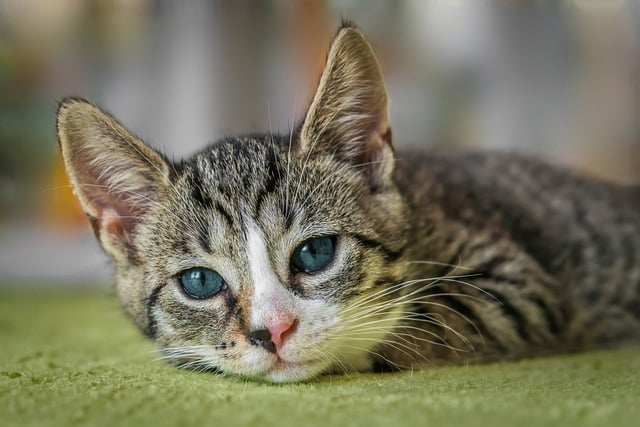
#> input picture european-shorthair-8601492_640.jpg, 640 x 427 px, found by its file name
$ python edge_detection.py
#> lines starting #> are read from the running program, lines starting #| are printed output that depends on the picture; after the words box and inside, x2 and y2 are one past the last pixel; in counts of white or black regions, pixels touching at a corner belong together
import cv2 as cv
import numpy as np
img= cv.imread("/Users/lakshmi/U_SECTION/ML/european-shorthair-8601492_640.jpg")
#> img is the input picture: shape (427, 640, 3); mean B, G, R 93.2, 116.1, 119.1
gray=cv.cvtColor(img,cv.COLOR_BGR2GRAY)
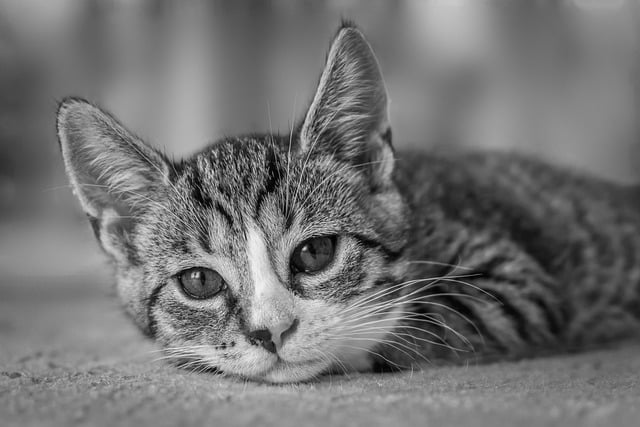
#> gray: shape (427, 640); min 0, max 249, mean 114.4
#from a programming perspective we can consider edge and gradient to be the same but are mathematically different

#laplacian method
lap=cv.Laplacian(gray,cv.CV_64F)
lap=np.uint8(np.absolute(lap)) #CONVERSOION TO IMAGE SPECIFIC DATA TYPE: positive/negative slope converted to image absolute datatype that is converted to UI8 datatype
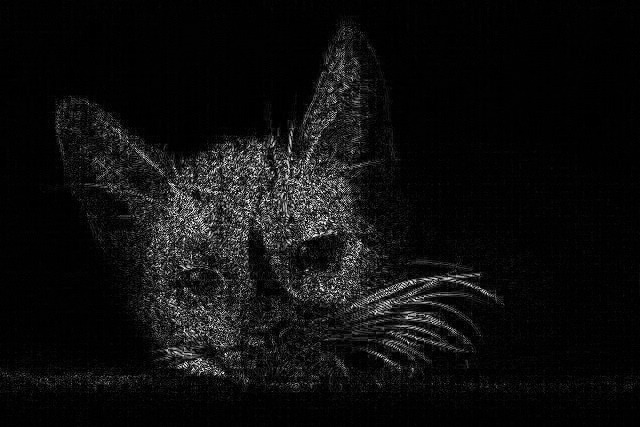
#> lap: shape (427, 640); min 0, max 255, mean 14.7
cv.imshow("Laplacian",lap)

#Sobel gradient magnitude computatoons: computes gradients in 2 directions the x and the Y
sobel_x=cv.Sobel(gray,cv.CV_64F,1,0)
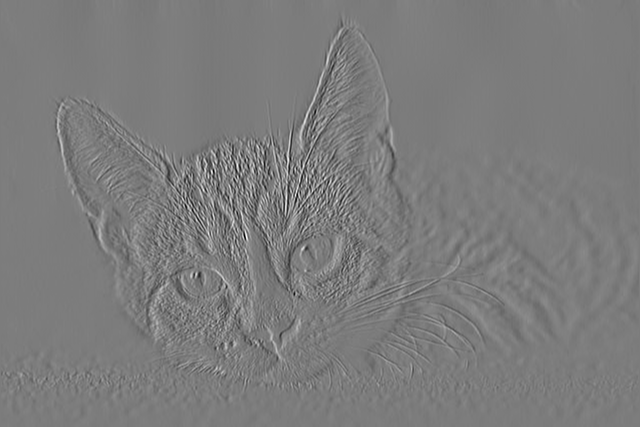
#> sobel_x: shape (427, 640) float64; min -682, max 716, mean -0.1; drawn with min black and max white
sobel_y=cv.Sobel(gray,cv.CV_64F,0,1)
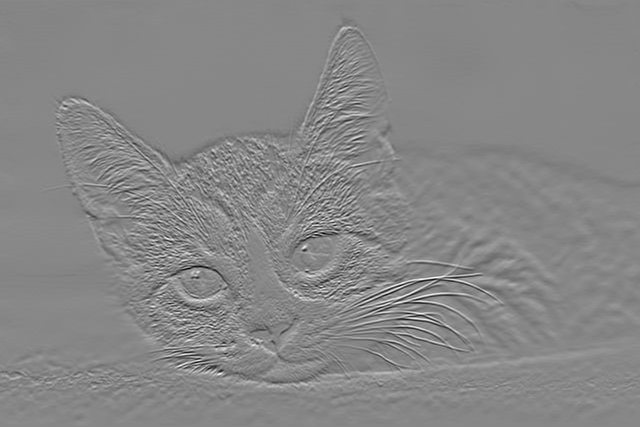
#> sobel_y: shape (427, 640) float64; min -655, max 581, mean 0.1; drawn with min black and max white
combined_sobel=cv.bitwise_or(sobel_x,sobel_y)
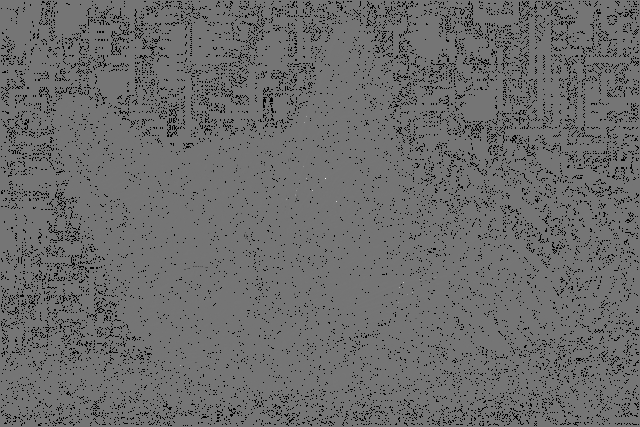
#> combined_sobel: shape (427, 640) float64; 7.45% of the values are NaN or infinite; the others: min -85888, max 100224, mean -62.06; drawn with min black, max white, NaN and infinite black
cv.imshow("Combined sobel",combined_sobel)
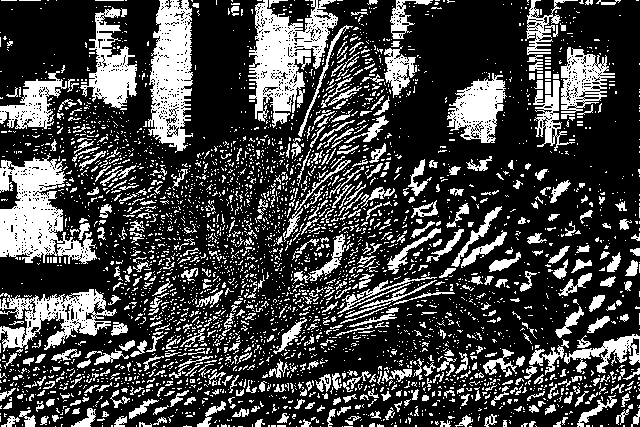
#> window 'Combined sobel': shape (427, 640); 27% white; 3726 white regions (3235 under 20 px), largest, box (x1, y1, x2, y2) and area: (0, 153, 97, 264) 5450, (248, 0, 338, 128) 5349, (148, 0, 193, 153) 4621

#canny edge detector: multi stage process uses sobel in one of teh stages to find the gradiant
canny=cv.Canny(gray,150,175) #threshold vcalues
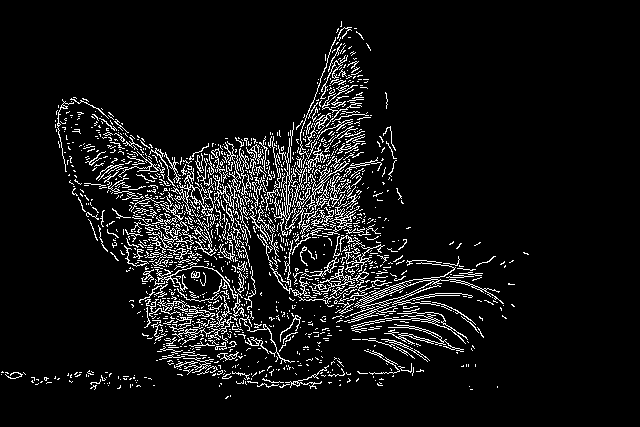
#> canny: shape (427, 640); 7.5% white in thin lines or dots, all inside (x1, y1, x2, y2) = (1, 21, 529, 399)
cv.imshow("Canny image",canny)
cv.waitKey(0)

$ run again, with group.jpeg copied over european-shorthair-8601492_640.jpg
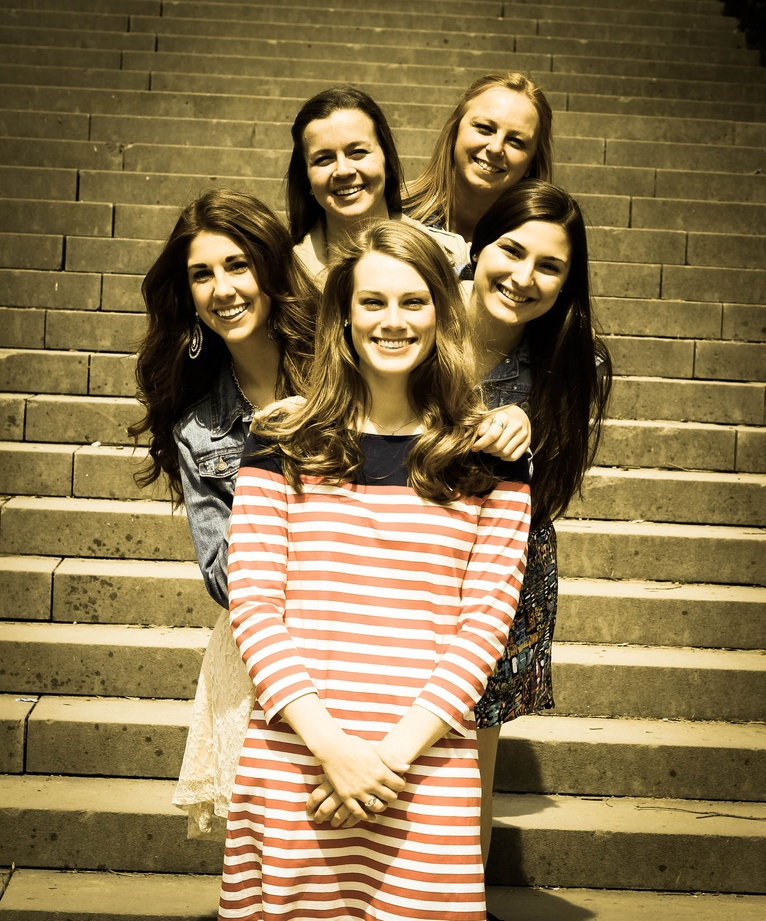
#> input picture group.jpeg, 766 x 921 px, shrunk from 2158 x 2596 before the run, found by its file name
#> img is the input picture: shape (921, 766, 3); mean B, G, R 79.4, 118.6, 139.1
#> `cv.imshow("Combined sobel",combined_sobel)`:
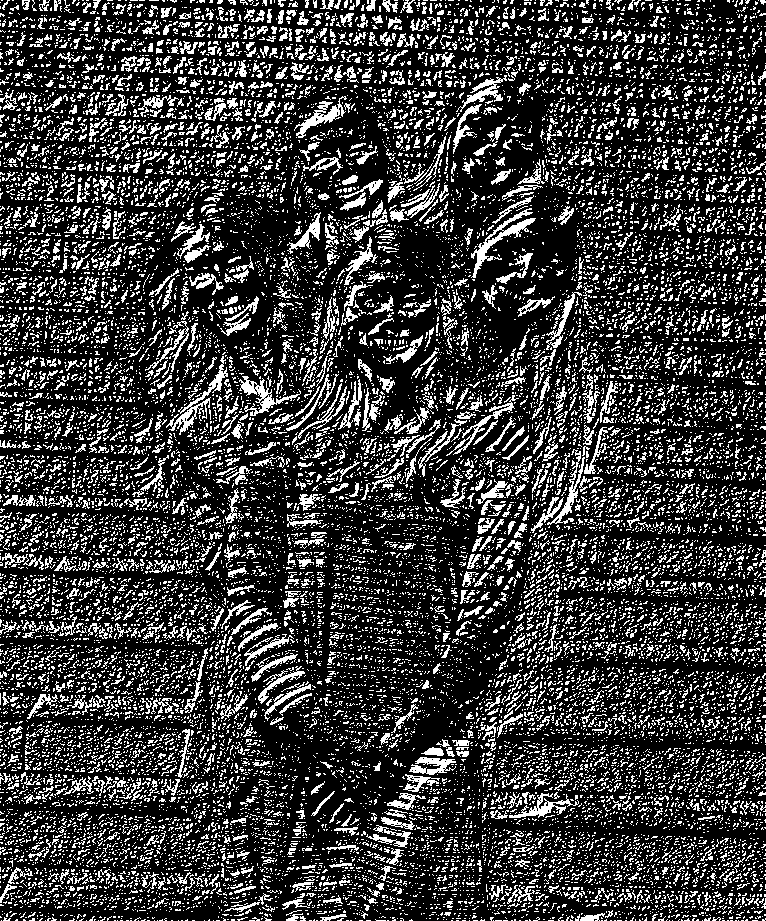
#> window 'Combined sobel': shape (921, 766); 22.7% white in thin lines or dots
#> `canny=cv.Canny(gray,150,175)`:
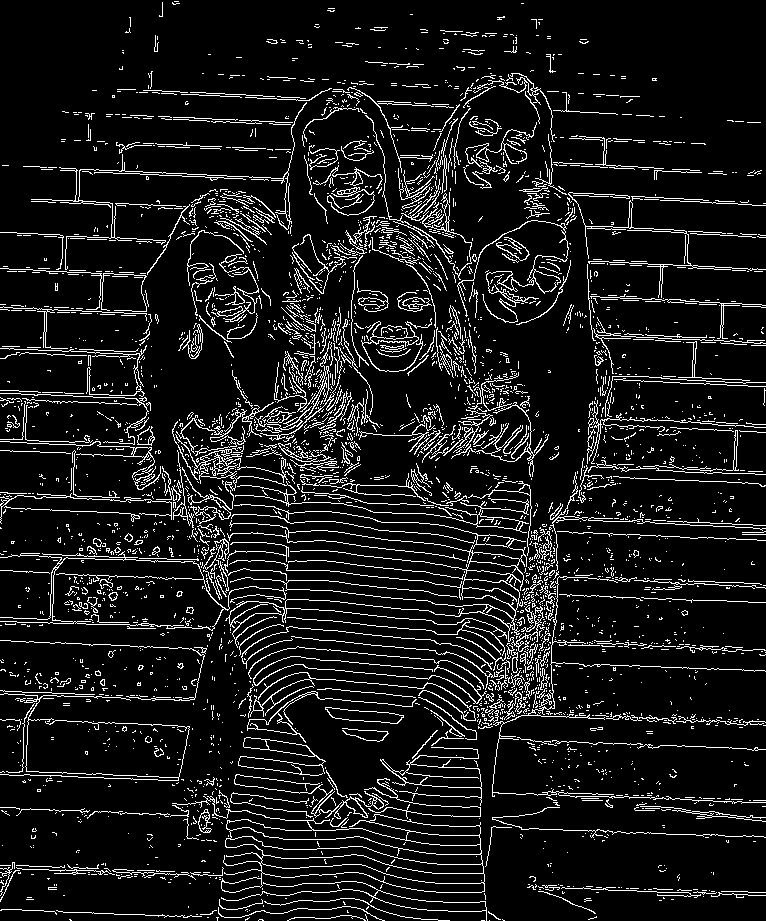
#> canny: shape (921, 766); 9.5% white in thin lines or dots

$ run again, with lady.jpeg copied over european-shorthair-8601492_640.jpg
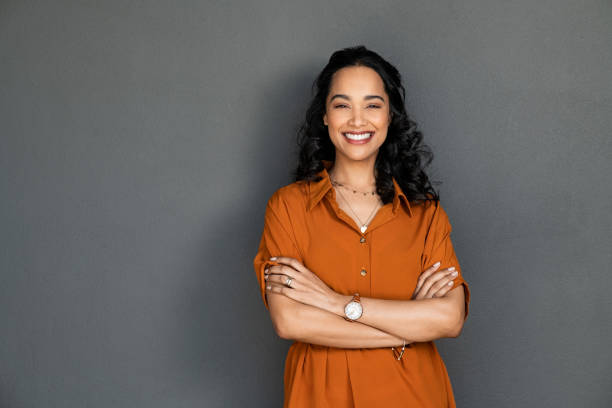
#> input picture lady.jpeg, 612 x 408 px, found by its file name
#> img is the input picture: shape (408, 612, 3); mean B, G, R 91.5, 98.8, 111
#> `cv.imshow("Combined sobel",combined_sobel)`:
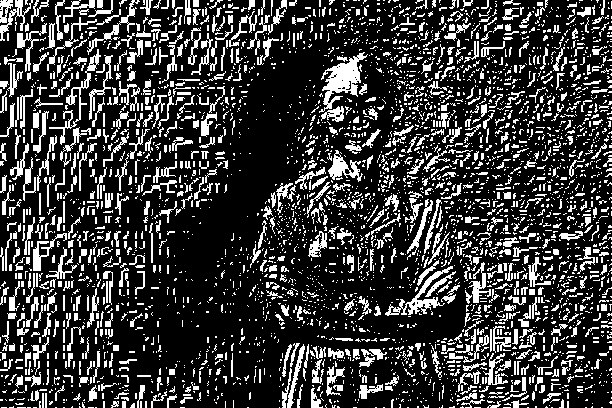
#> window 'Combined sobel': shape (408, 612); 22.9% white in thin lines or dots
#> `canny=cv.Canny(gray,150,175)`:
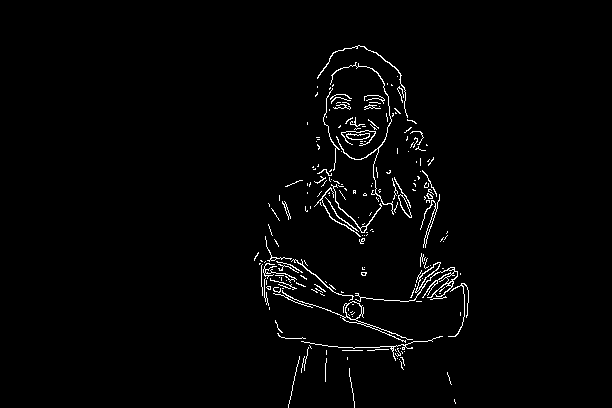
#> canny: shape (408, 612); 1.8% white in thin lines or dots, all inside (x1, y1, x2, y2) = (254, 45, 469, 408)

$ run again, with people.jpeg copied over european-shorthair-8601492_640.jpg
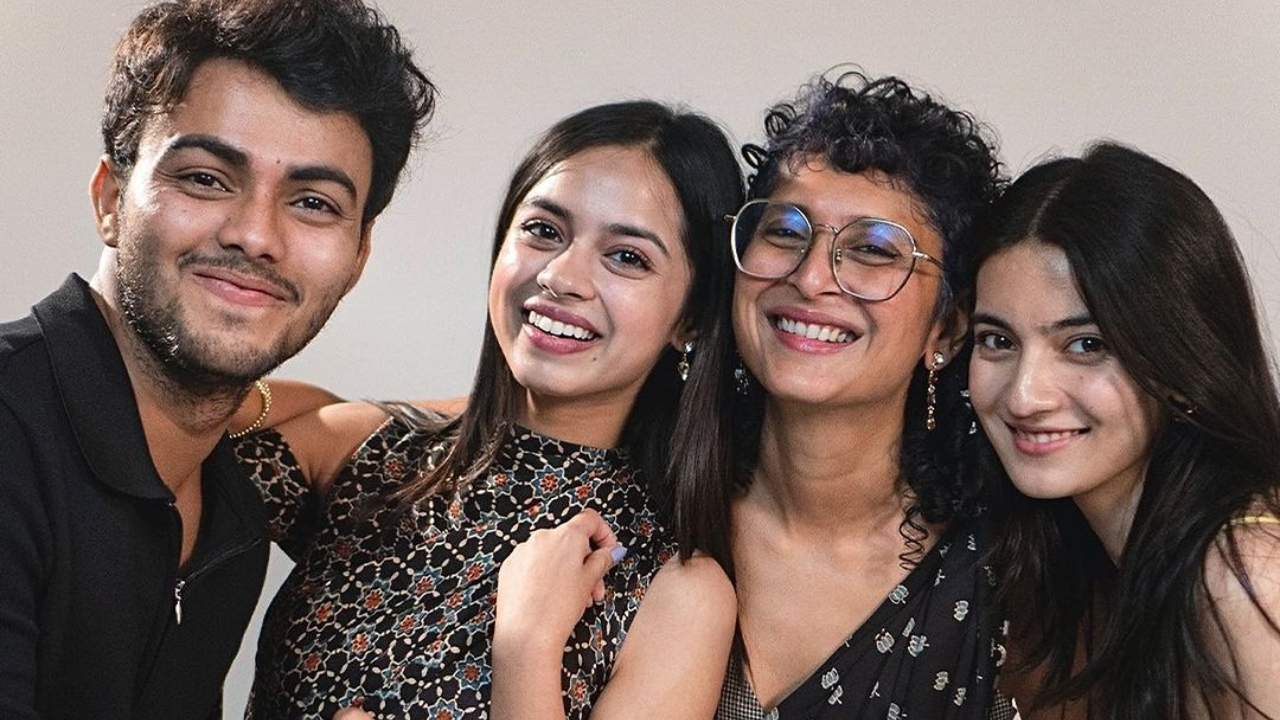
#> input picture people.jpeg, 1280 x 720 px, found by its file name
#> img is the input picture: shape (720, 1280, 3); mean B, G, R 93.6, 99.8, 116.7
#> `canny=cv.Canny(gray,150,175)`:
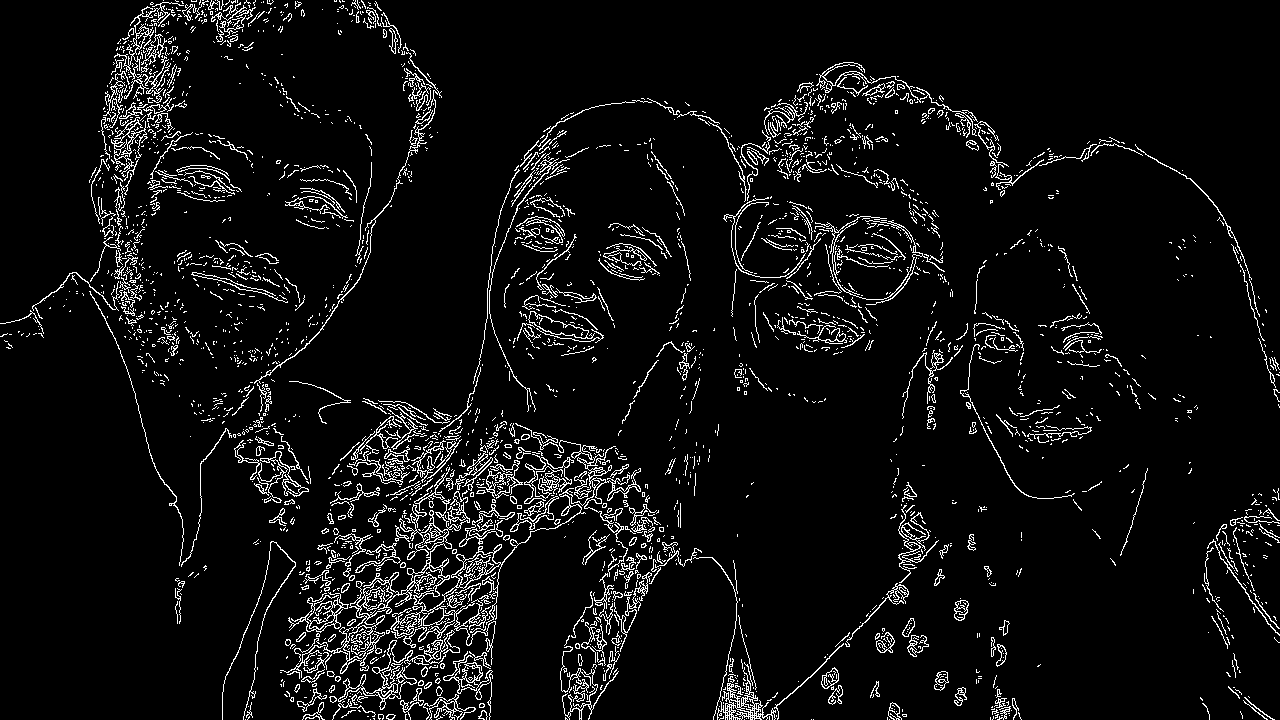
#> canny: shape (720, 1280); 6% white in thin lines or dots
